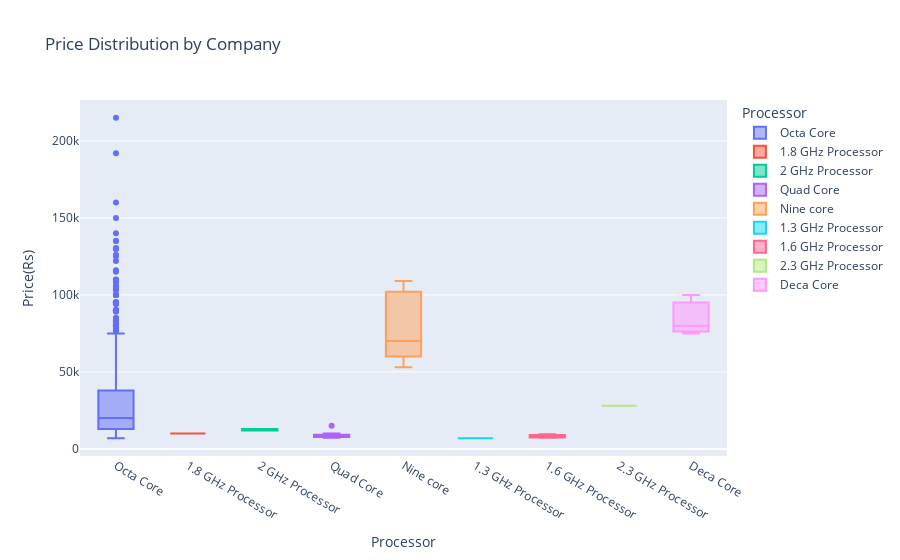

The notebook cell saved with this chart:
### Code cell
fig = px.box(df, x='Processor', y='Price(Rs)', color='Processor', title='Price Distribution by Company')
fig.show()

### Figure 1 — Plotly figure (JSON) as saved in the notebook; plotly's stock layout.template omitted (floating-point values rounded to 4 significant figures; data arrays with more than 128 entries replaced by an {"elided": "..."} marker saying what was removed)
{"data": [{"alignmentgroup": "True", "hovertemplate": "Processor=%{x}<br>Price(Rs)=%{y}<extra></extra>", "legendgroup": "Octa Core", "marker": {"color": "#636efa"}, "name": "Octa Core", "notched": false, "offsetgroup": "Octa Core", "orientation": "v", "showlegend": true, "type": "box", "x": {"elided": "1251 str values"}, "x0": " ", "xaxis": "x", "y": {"elided": "1251 int values"}, "y0": " ", "yaxis": "y"}, {"alignmentgroup": "True", "hovertemplate": "Processor=%{x}<br>Price(Rs)=%{y}<extra></extra>", "legendgroup": "1.8 GHz Processor", "marker": {"color": "#EF553B"}, "name": "1.8 GHz Processor", "notched": false, "offsetgroup": "1.8 GHz Processor", "orientation": "v", "showlegend": true, "type": "box", "x": ["1.8 GHz Processor"], "x0": " ", "xaxis": "x", "y": [9990], "y0": " ", "yaxis": "y"}, {"alignmentgroup": "True", "hovertemplate": "Processor=%{x}<br>Price(Rs)=%{y}<extra></extra>", "legendgroup": "2 GHz Processor", "marker": {"color": "#00cc96"}, "name": "2 GHz Processor", "notched": false, "offsetgroup": "2 GHz Processor", "orientation": "v", "showlegend": true, "type": "box", "x": ["2 GHz Processor", "2 GHz Processor"], "x0": " ", "xaxis": "x", "y": [11999, 12990], "y0": " ", "yaxis": "y"}, {"alignmentgroup": "True", "hovertemplate": "Processor=%{x}<br>Price(Rs)=%{y}<extra></extra>", "legendgroup": "Quad Core", "marker": {"color": "#ab63fa"}, "name": "Quad Core", "notched": false, "offsetgroup": "Quad Core", "orientation": "v", "showlegend": true, "type": "box", "x": ["Quad Core", "Quad Core", "Quad Core", "Quad Core", "Quad Core", "Quad Core", "Quad Core", "Quad Core", "Quad Core"], "x0": " ", "xaxis": "x", "y": [7499, 7299, 7990, 7899, 8999, 9990, 14990, 7999, 7990], "y0": " ", "yaxis": "y"}, {"alignmentgroup": "True", "hovertemplate": "Processor=%{x}<br>Price(Rs)=%{y}<extra></extra>", "legendgroup": "Nine core", "marker": {"color": "#FFA15A"}, "name": "Nine core", "notched": false, "offsetgroup": "Nine core", "orientation": "v", "showlegend": true, "type": "box", "x": ["Nine core", "Nine core", "Nine core", "Nine core", "Nine core", "Nine core"], "x0": " ", "xaxis": "x", "y": [52999, 59999, 69999, 69999, 101999, 108999], "y0": " ", "yaxis": "y"}, {"alignmentgroup": "True", "hovertemplate": "Processor=%{x}<br>Price(Rs)=%{y}<extra></extra>", "legendgroup": "1.3 GHz Processor", "marker": {"color": "#19d3f3"}, "name": "1.3 GHz Processor", "notched": false, "offsetgroup": "1.3 GHz Processor", "orientation": "v", "showlegend": true, "type": "box", "x": ["1.3 GHz Processor"], "x0": " ", "xaxis": "x", "y": [6990], "y0": " ", "yaxis": "y"}, {"alignmentgroup": "True", "hovertemplate": "Processor=%{x}<br>Price(Rs)=%{y}<extra></extra>", "legendgroup": "1.6 GHz Processor", "marker": {"color": "#FF6692"}, "name": "1.6 GHz Processor", "notched": false, "offsetgroup": "1.6 GHz Processor", "orientation": "v", "showlegend": true, "type": "box", "x": ["1.6 GHz Processor", "1.6 GHz Processor", "1.6 GHz Processor"], "x0": " ", "xaxis": "x", "y": [7299, 7499, 9499], "y0": " ", "yaxis": "y"}, {"alignmentgroup": "True", "hovertemplate": "Processor=%{x}<br>Price(Rs)=%{y}<extra></extra>", "legendgroup": "2.3 GHz Processor", "marker": {"color": "#B6E880"}, "name": "2.3 GHz Processor", "notched": false, "offsetgroup": "2.3 GHz Processor", "orientation": "v", "showlegend": true, "type": "box", "x": ["2.3 GHz Processor"], "x0": " ", "xaxis": "x", "y": [27999], "y0": " ", "yaxis": "y"}, {"alignmentgroup": "True", "hovertemplate": "Processor=%{x}<br>Price(Rs)=%{y}<extra></extra>", "legendgroup": "Deca Core", "marker": {"color": "#FF97FF"}, "name": "Deca Core", "notched": false, "offsetgroup": "Deca Core", "orientation": "v", "showlegend": true, "type": "box", "x": ["Deca Core", "Deca Core", "Deca Core"], "x0": " ", "xaxis": "x", "y": [79999, 99999, 74999], "y0": " ", "yaxis": "y"}], "layout": {"boxmode": "overlay", "legend": {"title": {"text": "Processor"}, "tracegroupgap": 0}, "title": {"text": "Price Distribution by Company"}, "xaxis": {"anchor": "y", "categoryarray": ["Octa Core", "1.8 GHz Processor", "2 GHz Processor", "Quad Core", "Nine core", "1.3 GHz Processor", "1.6 GHz Processor", "2.3 GHz Processor", "Deca Core"], "categoryorder": "array", "domain": [0, 1], "title": {"text": "Processor"}}, "yaxis": {"anchor": "x", "domain": [0, 1], "title": {"text": "Price(Rs)"}}}}
